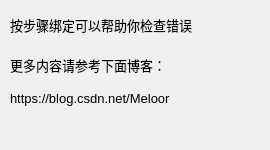
<?xml version="1.0" encoding="UTF-8"?>
<ui version="4.0">
 <class>help_dialog</class>
 <widget class="QDialog" name="help_dialog">
  <property name="geometry">
   <rect>
    <x>0</x>
    <y>0</y>
    <width>270</width>
    <height>150</height>
   </rect>
  </property>
  <property name="minimumSize">
   <size>
    <width>270</width>
    <height>150</height>
   </size>
  </property>
  <property name="maximumSize">
   <size>
    <width>270</width>
    <height>300</height>
   </size>
  </property>
  <property name="font">
   <font>
    <family>Arial</family>
    <pointsize>10</pointsize>
   </font>
  </property>
  <property name="windowTitle">
   <string>Help</string>
  </property>
  <widget class="QLabel" name="label">
   <property name="geometry">
    <rect>
     <x>10</x>
     <y>10</y>
     <width>278</width>
     <height>30</height>
    </rect>
   </property>
   <property name="text">
    <string>按步骤绑定可以帮助你检查错误</string>
   </property>
  </widget>
  <widget class="QLabel" name="label_2">
   <property name="geometry">
    <rect>
     <x>10</x>
     <y>50</y>
     <width>191</width>
     <height>30</height>
    </rect>
   </property>
   <property name="text">
    <string>更多内容请参考下面博客：</string>
   </property>
  </widget>
  <widget class="QLabel" name="label_3">
   <property name="geometry">
    <rect>
     <x>10</x>
     <y>90</y>
     <width>211</width>
     <height>16</height>
    </rect>
   </property>
   <property name="text">
    <string>https://blog.csdn.net/Meloor</string>
   </property>
  </widget>
 </widget>
 <resources/>
 <connections/>
</ui>
